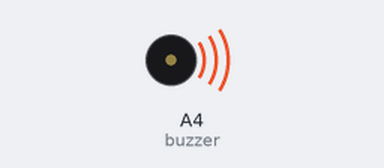
Recording of a sketch running on a simulated Arduino Uno, built with avr-gcc and run on an emulated ATmega328P. On the bench: buzzer (waves = sounding).

Above: at 0.1 s.
At 92.9 s:
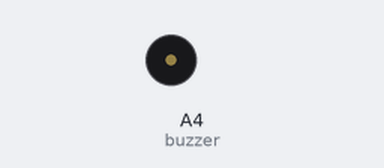
Timing chart, 0 to 94.4 s (numbered marks = the images above):
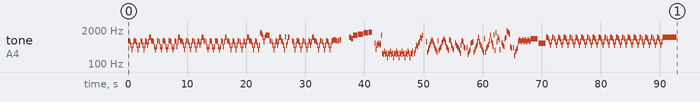

The sketch:

Letter_From_Ajax.ino
```cpp
// GENSHIN IMPACT 公子 角色演示 OST "埃阿斯的回信" / Tartaglia's Character Demo OST "Letter From Ajax"

#include <avr/pgmspace.h>

#define NOTE_B0  31
#define NOTE_C1  33
#define NOTE_CS1 35
#define NOTE_D1  37
#define NOTE_DS1 39
#define NOTE_E1  41
#define NOTE_F1  44
#define NOTE_FS1 46
#define NOTE_G1  49
#define NOTE_GS1 52
#define NOTE_A1  55
#define NOTE_AS1 58
#define NOTE_B1  62
#define NOTE_C2  65
#define NOTE_CS2 69
#define NOTE_D2  73
#define NOTE_DS2 78
#define NOTE_E2  82
#define NOTE_F2  87
#define NOTE_FS2 93
#define NOTE_G2  98
#define NOTE_GS2 104
#define NOTE_A2  110
#define NOTE_AS2 117
#define NOTE_B2  123
#define NOTE_C3  131
#define NOTE_CS3 139
#define NOTE_D3  147
#define NOTE_DS3 156
#define NOTE_E3  165
#define NOTE_F3  175
#define NOTE_FS3 185
#define NOTE_G3  196
#define NOTE_GS3 208
#define NOTE_A3  220
#define NOTE_AS3 233
#define NOTE_B3  247
#define NOTE_C4  262
#define NOTE_CS4 277
#define NOTE_D4  294
#define NOTE_DS4 311
#define NOTE_E4  330
#define NOTE_F4  349
#define NOTE_FS4 370
#define NOTE_G4  392
#define NOTE_GS4 415
#define NOTE_A4  440
#define NOTE_AS4 466
#define NOTE_B4  494
#define NOTE_C5  523
#define NOTE_CS5 554
#define NOTE_D5  587
#define NOTE_DS5 622
#define NOTE_E5  659
#define NOTE_F5  698
#define NOTE_FS5 740
#define NOTE_G5  784
#define NOTE_GS5 831
#define NOTE_A5  880
#define NOTE_AS5 932
#define NOTE_B5  988
#define NOTE_C6  1047
#define NOTE_CS6 1109
#define NOTE_D6  1175
#define NOTE_DS6 1245
#define NOTE_E6  1319
#define NOTE_F6  1397
#define NOTE_FS6 1480
#define NOTE_G6  1568
#define NOTE_GS6 1661
#define NOTE_A6  1760
#define NOTE_AS6 1865
#define NOTE_B6  1976
#define NOTE_C7  2093
#define NOTE_CS7 2217
#define NOTE_D7  2349
#define NOTE_DS7 2489
#define NOTE_E7  2637
#define NOTE_F7  2794
#define NOTE_FS7 2960
#define NOTE_G7  3136
#define NOTE_GS7 3322
#define NOTE_A7  3520
#define NOTE_AS7 3729
#define NOTE_B7  3951
#define NOTE_C8  4186
#define NOTE_CS8 4435
#define NOTE_D8  4699
#define NOTE_DS8 4978
#define NOTE_E8  5274
#define NOTE_F8  5588
#define NOTE_FS8 5920
#define NOTE_G8  6272
#define NOTE_GS8 6645
#define NOTE_A8  7074
#define NOTE_AS8 7459
#define NOTE_B8  7902
#define REST 0

int tempo = 91;
int buzzer = A4;

const int melody[] PROGMEM = {
  NOTE_G5,8,NOTE_F5,16,NOTE_C5,16,NOTE_F4,16,NOTE_C5,16, NOTE_G5,8,NOTE_F5,16,NOTE_C5,16,NOTE_F4,16,NOTE_C5,8,
  NOTE_G5,16,NOTE_F5,16,NOTE_C5,16,NOTE_F4,16,NOTE_C5,16,NOTE_G5,16,NOTE_F5,16,NOTE_C5,16,NOTE_F5,16,NOTE_C6,8,
  NOTE_G5,8,NOTE_F5,16,NOTE_AS4,16,NOTE_F4,16,NOTE_AS4,16,NOTE_G5,8,NOTE_F5,16,NOTE_AS4,16,NOTE_F4,16,NOTE_AS4,16,
  NOTE_G5,8,NOTE_F5,16,NOTE_AS4,16,NOTE_F4,16,NOTE_AS4,16,NOTE_G5,8,NOTE_F5,16,NOTE_AS4,16,NOTE_F4,16,NOTE_AS4,16,
  NOTE_G5,16,NOTE_F5,16,NOTE_AS4,16,NOTE_F5,16,NOTE_C6,8,NOTE_G5,8,NOTE_F5,16,NOTE_C5,16,NOTE_F4,16,NOTE_C5,16,
  NOTE_G5,8,NOTE_F5,16,NOTE_C5,16,NOTE_F4,16,NOTE_C5,16,NOTE_G5,8,NOTE_F5,16,NOTE_C5,16,NOTE_F4,16,NOTE_C5,16,
  NOTE_G5,16,NOTE_F5,16,NOTE_C5,16,NOTE_F5,16,NOTE_C6,8,NOTE_G5,8,NOTE_F5,16,NOTE_AS4,16,NOTE_F4,16,NOTE_AS4,16,
  NOTE_G5,8,NOTE_F5,16,NOTE_AS4,16,NOTE_F4,16,NOTE_AS4,16,NOTE_G5,8,NOTE_F5,16,NOTE_AS4,16,NOTE_F4,16,NOTE_AS4,16,
  NOTE_G5,16,NOTE_F5,16,NOTE_AS4,16,NOTE_F5,16,NOTE_C6,8,NOTE_G5,8,NOTE_F5,16,NOTE_C5,16,NOTE_F4,16,NOTE_C5,16,
  NOTE_G5,16,NOTE_F5,16,NOTE_C5,16,NOTE_F4,16,NOTE_C5,16,NOTE_G5,8,NOTE_F5,16,NOTE_C5,16,NOTE_F4,16,NOTE_C5,16,
  NOTE_G5,16,NOTE_F5,16,NOTE_C5,16,NOTE_F5,16,NOTE_C6,8,NOTE_G5,8,NOTE_F5,16,NOTE_C5,16,NOTE_F4,16,NOTE_C5,16,
  NOTE_G5,16,NOTE_F5,16,NOTE_C5,16,NOTE_F4,16,NOTE_C5,16,NOTE_G6,8,NOTE_F6,16,NOTE_C6,16,NOTE_F5,16,NOTE_C6,16,
  NOTE_DS6,64,NOTE_DS6,64,NOTE_DS6,64,NOTE_DS6,64,NOTE_DS6,64,NOTE_DS6,64,NOTE_DS6,64,NOTE_DS6,64,NOTE_DS6,8,
  NOTE_G5,8,NOTE_F5,16,NOTE_C5,16,NOTE_F4,16,NOTE_C5,16,NOTE_G5,16,NOTE_F5,16,NOTE_C5,16,NOTE_F5,16,NOTE_C6,8,
  NOTE_G5,16,NOTE_F5,16,NOTE_C5,16,NOTE_F4,16,NOTE_CS6,16,NOTE_C5,16,NOTE_F5,16,NOTE_C6,8,REST,8,NOTE_G5,16,
  NOTE_F5,16,NOTE_C5,16,NOTE_F4,16,NOTE_C5,16,NOTE_G5,8,NOTE_F5,16,NOTE_C5,16,NOTE_F4,16,NOTE_C5,16,NOTE_G5,8,
  NOTE_F5,16,NOTE_C5,16,NOTE_F4,16,NOTE_C5,16,NOTE_G5,16,NOTE_F5,16,NOTE_C5,16,NOTE_F5,16,NOTE_C6,8,NOTE_G5,8,
  NOTE_F5,16,NOTE_C5,16,NOTE_F4,16,NOTE_C5,16,NOTE_G5,8,NOTE_F5,16,NOTE_C5,16,NOTE_F4,16,NOTE_C5,16,NOTE_G5,8,
  NOTE_F5,16,NOTE_C5,16,NOTE_F4,16,NOTE_C5,16,NOTE_G5,8,NOTE_GS5,8,NOTE_G5,8,NOTE_G5,8,NOTE_GS5,8,REST,2,
  NOTE_C6,8,NOTE_AS5,8,NOTE_DS6,3,NOTE_F6,3,NOTE_G6,3,NOTE_GS6,4,REST,8,NOTE_DS5,16,NOTE_FS4,16,NOTE_C5,16,
  NOTE_DS5,16,NOTE_CS5,16,NOTE_DS5,16,NOTE_CS5,16,NOTE_DS6,16,NOTE_C4,16,NOTE_AS3,16,NOTE_DS4,16,NOTE_AS3,16,NOTE_C4,16,
  NOTE_F3,16,NOTE_C4,16,NOTE_AS3,16,NOTE_DS4,16,NOTE_AS3,16,NOTE_C4,16,NOTE_F3,16,NOTE_C4,16,NOTE_AS3,16,NOTE_DS4,16,
  NOTE_AS3,16,NOTE_C4,16,NOTE_F3,16,NOTE_C4,16,NOTE_AS3,16,NOTE_DS4,16,NOTE_AS3,16,NOTE_C4,16,NOTE_F3,16,NOTE_C4,16,
  NOTE_AS3,16,NOTE_DS4,16,NOTE_C4,16,NOTE_F3,16,NOTE_C4,16,NOTE_AS3,16,NOTE_DS4,16,REST,16,NOTE_C4,16,NOTE_F4,16,
  NOTE_C5,16,NOTE_AS4,16,NOTE_DS5,16,NOTE_F5,16,NOTE_C6,16,NOTE_AS5,16,NOTE_DS6,16,REST,8,REST,16,
  NOTE_F5,16,NOTE_CS4,16,NOTE_F4,16,NOTE_GS4,16,NOTE_CS5,16,NOTE_F5,16,NOTE_GS5,16,NOTE_F5,16,NOTE_CS5,16,
  NOTE_GS4,16,NOTE_F4,16,NOTE_CS4,16,NOTE_G5,16,NOTE_E4,16,NOTE_G4,16,NOTE_AS4,16,NOTE_E5,16,NOTE_G5,16,
  NOTE_AS5,16,NOTE_G5,16,NOTE_E5,16,NOTE_AS4,16,NOTE_G4,16,NOTE_E4,16,NOTE_GS5,16,NOTE_G5,16,NOTE_C5,16,
  NOTE_GS4,16,NOTE_F4,16,REST,16,NOTE_E5,16,NOTE_C5,16,NOTE_AS4,16,NOTE_G4,16,NOTE_E4,16,NOTE_C4,16,
  NOTE_C5,16,NOTE_G5,16,NOTE_F5,16,NOTE_AS4,16,NOTE_G4,16,REST,16,NOTE_GS4,16,NOTE_AS3,16,NOTE_D4,16,
  NOTE_F4,16,NOTE_DS5,16,NOTE_E5,16,NOTE_F5,16,NOTE_CS4,16,NOTE_F4,16,NOTE_AS4,16,
  NOTE_CS5,16,NOTE_F5,16,NOTE_C6,16,NOTE_F5,16,NOTE_CS5,16,NOTE_AS4,16,NOTE_F4,16,NOTE_CS4,16,NOTE_AS5,16,
  NOTE_CS4,16,NOTE_G4,16,NOTE_AS4,16,NOTE_CS5,16,NOTE_G5,16,NOTE_DS6,16,NOTE_G5,16,NOTE_DS5,16,NOTE_AS4,16,
  NOTE_E6,16,NOTE_E4,16,NOTE_G6,16,NOTE_F5,16,NOTE_C6,16,NOTE_GS5,16,NOTE_F4,16,REST,16,NOTE_E5,16,NOTE_C5,16,
  NOTE_AS4,16,NOTE_AS5,16,NOTE_C6,16,NOTE_AS6,16,NOTE_GS6,16,NOTE_G6,16,NOTE_F6,16,NOTE_AS4,16,NOTE_G4,16,
  REST,16,NOTE_GS4,16,NOTE_GS3,16,NOTE_D4,16,NOTE_F4,16,NOTE_GS4,16,NOTE_F5,32,NOTE_G5,32,NOTE_GS5,16,
  NOTE_G5,16,NOTE_F5,16,NOTE_GS5,16,NOTE_G5,16,NOTE_F5,16,NOTE_GS5,16,NOTE_G5,16,NOTE_F5,16,NOTE_GS5,16,NOTE_G5,16,NOTE_F5,16,
  NOTE_AS5,2,NOTE_DS5,2,NOTE_C6,8,NOTE_AS5,16,NOTE_F5,16,NOTE_C5,16,NOTE_F5,16,NOTE_C6,8,NOTE_AS5,16,NOTE_F5,16,NOTE_C5,16,NOTE_F5,16,
  NOTE_C6,8,NOTE_AS5,16,NOTE_F5,16,NOTE_C5,16,NOTE_F5,16,NOTE_C6,8,NOTE_AS5,16,NOTE_F5,16,NOTE_C5,16,NOTE_F5,16,
  NOTE_C6,8,NOTE_AS5,16,NOTE_F5,16,NOTE_C5,16,NOTE_F5,16,NOTE_C6,8,NOTE_AS5,16,NOTE_F5,16,NOTE_C5,16,NOTE_F5,16,
  NOTE_C6,8,NOTE_AS5,16,NOTE_F5,16,NOTE_C5,16,NOTE_F5,16,NOTE_C6,8,NOTE_AS5,16,NOTE_F5,16,NOTE_C5,16,NOTE_F5,16,
  NOTE_C6,8,NOTE_AS5,16,NOTE_F5,16,NOTE_C5,16,NOTE_F5,16,NOTE_C6,8,NOTE_AS5,16,NOTE_F5,16,NOTE_C5,16,NOTE_F5,16,
  NOTE_C6,8,NOTE_AS5,16,NOTE_F5,16,NOTE_C5,16,NOTE_F5,16,NOTE_C6,8,NOTE_AS5,16,NOTE_F5,16,NOTE_C5,16,NOTE_F5,16,
  NOTE_C6,8,NOTE_AS5,16,NOTE_F5,16,NOTE_C5,16,NOTE_F5,16,NOTE_C6,8,NOTE_AS5,16,NOTE_F5,16,NOTE_C5,16,NOTE_F5,16,
  NOTE_C6,8,NOTE_AS5,16,NOTE_F5,16,NOTE_C5,16,NOTE_F5,16,NOTE_C6,8,NOTE_AS5,16,NOTE_F5,16,NOTE_C5,16,NOTE_F5,16,
  NOTE_C6,8,NOTE_AS5,16,NOTE_F5,16,NOTE_C5,16,NOTE_F5,16,NOTE_C6,8,NOTE_AS5,16,NOTE_F5,16,NOTE_C5,16,NOTE_F5,16,
  NOTE_C6,8,NOTE_AS5,16,NOTE_F5,16,NOTE_C5,16,NOTE_F5,16,NOTE_C6,8,NOTE_AS5,16,NOTE_F5,16,NOTE_C5,16,NOTE_F5,16,
  NOTE_C6,1,

};

int notes = sizeof(melody) / sizeof(melody[0]) / 2;
int wholenote = (60000 * 4) / tempo;

void playMelody(const int melody[], int notes, int wholenote) {
  for (int thisNote = 0; thisNote < notes * 2; thisNote += 2) {

    int pitch = pgm_read_word(&melody[thisNote]);
    int divider = pgm_read_word(&melody[thisNote + 1]);

    int noteDuration;

    if (divider > 0) {
      // 正常音符
      noteDuration = wholenote / divider;
    } else {
      // 負音符（1.5倍）
      noteDuration = wholenote / abs(divider);
      noteDuration = noteDuration * 1.5;
    }

    tone(buzzer, pitch, noteDuration * 0.9);
    delay(noteDuration);
    noTone(buzzer);
  }
}

void setup() {
  playMelody(melody, notes, wholenote);
}

void loop() {
}
```
